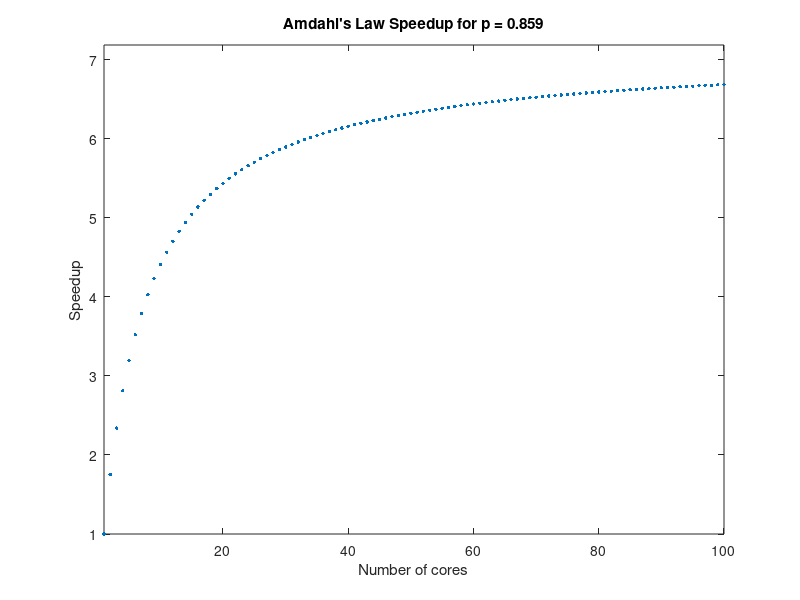

Reproduce this figure in MATLAB.
clc
clear
close all

% percentuale parallelizzabile
p = 0.859;

% core
n = 1:100;  

% Legge di Amdahl
S = 1 ./ ((1 - p) + p ./ n);

% Plot
figure;
plot(n, S, '.', 'MarkerSize', 8);
xlabel('Number of cores');
ylabel('Speedup');
title(['Amdahl''s Law Speedup for p = ', num2str(p)]);
xlim([1 max(n)]);
ylim([1 max(S)+0.5]);
